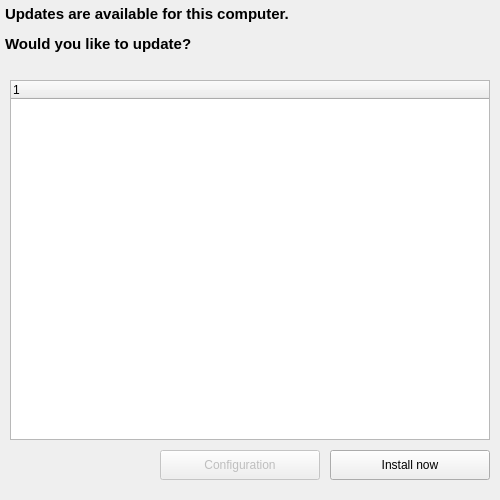
<?xml version="1.0" encoding="UTF-8"?>
<ui version="4.0">
 <class>chocoupdater</class>
 <widget class="QMainWindow" name="chocoupdater">
  <property name="geometry">
   <rect>
    <x>0</x>
    <y>0</y>
    <width>500</width>
    <height>500</height>
   </rect>
  </property>
  <property name="sizePolicy">
   <sizepolicy hsizetype="Fixed" vsizetype="Fixed">
    <horstretch>0</horstretch>
    <verstretch>0</verstretch>
   </sizepolicy>
  </property>
  <property name="minimumSize">
   <size>
    <width>500</width>
    <height>500</height>
   </size>
  </property>
  <property name="maximumSize">
   <size>
    <width>500</width>
    <height>500</height>
   </size>
  </property>
  <property name="windowTitle">
   <string>Update(s) available!</string>
  </property>
  <property name="unifiedTitleAndToolBarOnMac">
   <bool>false</bool>
  </property>
  <widget class="QWidget" name="centralWidget">
   <widget class="QTreeWidget" name="treeWidget">
    <property name="geometry">
     <rect>
      <x>10</x>
      <y>80</y>
      <width>480</width>
      <height>360</height>
     </rect>
    </property>
    <property name="itemsExpandable">
     <bool>false</bool>
    </property>
    <property name="wordWrap">
     <bool>true</bool>
    </property>
    <column>
     <property name="text">
      <string notr="true">1</string>
     </property>
    </column>
   </widget>
   <widget class="QPushButton" name="pushButton">
    <property name="geometry">
     <rect>
      <x>330</x>
      <y>450</y>
      <width>160</width>
      <height>30</height>
     </rect>
    </property>
    <property name="minimumSize">
     <size>
      <width>0</width>
      <height>30</height>
     </size>
    </property>
    <property name="text">
     <string>Install now</string>
    </property>
   </widget>
   <widget class="QPushButton" name="Configuration">
    <property name="enabled">
     <bool>false</bool>
    </property>
    <property name="geometry">
     <rect>
      <x>160</x>
      <y>450</y>
      <width>160</width>
      <height>30</height>
     </rect>
    </property>
    <property name="minimumSize">
     <size>
      <width>160</width>
      <height>30</height>
     </size>
    </property>
    <property name="maximumSize">
     <size>
      <width>160</width>
      <height>30</height>
     </size>
    </property>
    <property name="text">
     <string>Configuration</string>
    </property>
   </widget>
   <widget class="QLabel" name="label">
    <property name="geometry">
     <rect>
      <x>5</x>
      <y>5</y>
      <width>490</width>
      <height>60</height>
     </rect>
    </property>
    <property name="minimumSize">
     <size>
      <width>490</width>
      <height>60</height>
     </size>
    </property>
    <property name="maximumSize">
     <size>
      <width>490</width>
      <height>60</height>
     </size>
    </property>
    <property name="text">
     <string>&lt;html&gt;&lt;head/&gt;&lt;body&gt;&lt;p&gt;&lt;span style=&quot; font-size:11pt; font-weight:600;&quot;&gt;Updates are available for this computer.&lt;/span&gt;&lt;/p&gt;&lt;p&gt;&lt;span style=&quot; font-size:11pt; font-weight:600;&quot;&gt;Would you like to update?&lt;/span&gt;&lt;/p&gt;&lt;/body&gt;&lt;/html&gt;</string>
    </property>
    <property name="alignment">
     <set>Qt::AlignLeading|Qt::AlignLeft|Qt::AlignTop</set>
    </property>
    <property name="wordWrap">
     <bool>true</bool>
    </property>
    <property name="margin">
     <number>5</number>
    </property>
   </widget>
  </widget>
  <widget class="QMenuBar" name="menuBar">
   <property name="geometry">
    <rect>
     <x>0</x>
     <y>0</y>
     <width>500</width>
     <height>21</height>
    </rect>
   </property>
  </widget>
 </widget>
 <layoutdefault spacing="6" margin="11"/>
 <resources/>
 <connections/>
</ui>
